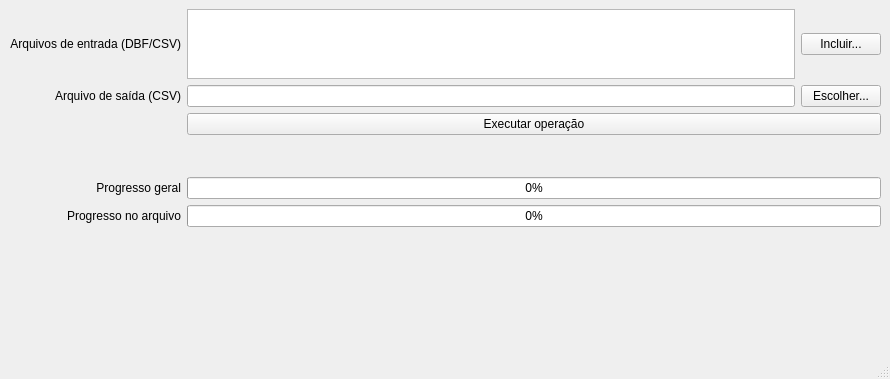
<?xml version="1.0" encoding="UTF-8"?>
<ui version="4.0">
 <class>MainWindow</class>
 <widget class="QMainWindow" name="MainWindow">
  <property name="geometry">
   <rect>
    <x>0</x>
    <y>0</y>
    <width>890</width>
    <height>379</height>
   </rect>
  </property>
  <property name="sizePolicy">
   <sizepolicy hsizetype="Preferred" vsizetype="Preferred">
    <horstretch>0</horstretch>
    <verstretch>0</verstretch>
   </sizepolicy>
  </property>
  <property name="windowTitle">
   <string>Augmented SIM</string>
  </property>
  <property name="locale">
   <locale language="Portuguese" country="Brazil"/>
  </property>
  <widget class="QWidget" name="centralwidget">
   <layout class="QGridLayout" name="gridLayout" rowstretch="4,1,1,1,1,1,1,1,1" columnstretch="2,5,2,0">
    <item row="5" column="1" colspan="3">
     <widget class="QProgressBar" name="pbar_current">
      <property name="value">
       <number>0</number>
      </property>
     </widget>
    </item>
    <item row="5" column="0">
     <widget class="QLabel" name="label_current_progress">
      <property name="text">
       <string>Progresso no arquivo</string>
      </property>
      <property name="alignment">
       <set>Qt::AlignRight|Qt::AlignTrailing|Qt::AlignVCenter</set>
      </property>
     </widget>
    </item>
    <item row="0" column="3">
     <widget class="QPushButton" name="btn_file1">
      <property name="sizePolicy">
       <sizepolicy hsizetype="Preferred" vsizetype="Fixed">
        <horstretch>0</horstretch>
        <verstretch>0</verstretch>
       </sizepolicy>
      </property>
      <property name="maximumSize">
       <size>
        <width>100</width>
        <height>16777215</height>
       </size>
      </property>
      <property name="text">
       <string>Incluir...</string>
      </property>
     </widget>
    </item>
    <item row="8" column="0" colspan="4">
     <widget class="QLabel" name="label_msg">
      <property name="sizePolicy">
       <sizepolicy hsizetype="Preferred" vsizetype="Preferred">
        <horstretch>0</horstretch>
        <verstretch>0</verstretch>
       </sizepolicy>
      </property>
      <property name="text">
       <string/>
      </property>
      <property name="alignment">
       <set>Qt::AlignCenter</set>
      </property>
     </widget>
    </item>
    <item row="4" column="0">
     <widget class="QLabel" name="label_overall_progress">
      <property name="text">
       <string>Progresso geral</string>
      </property>
      <property name="alignment">
       <set>Qt::AlignRight|Qt::AlignTrailing|Qt::AlignVCenter</set>
      </property>
     </widget>
    </item>
    <item row="0" column="0">
     <widget class="QLabel" name="label_file1">
      <property name="text">
       <string>Arquivos de entrada (DBF/CSV)</string>
      </property>
      <property name="alignment">
       <set>Qt::AlignRight|Qt::AlignTrailing|Qt::AlignVCenter</set>
      </property>
     </widget>
    </item>
    <item row="4" column="1" colspan="3">
     <widget class="QProgressBar" name="pbar_overall">
      <property name="value">
       <number>0</number>
      </property>
     </widget>
    </item>
    <item row="0" column="1" colspan="2">
     <widget class="QListWidget" name="list_infile1">
      <property name="sizePolicy">
       <sizepolicy hsizetype="Expanding" vsizetype="Preferred">
        <horstretch>0</horstretch>
        <verstretch>0</verstretch>
       </sizepolicy>
      </property>
      <property name="dragDropMode">
       <enum>QAbstractItemView::InternalMove</enum>
      </property>
     </widget>
    </item>
    <item row="1" column="0">
     <widget class="QLabel" name="label_outfile1">
      <property name="text">
       <string>Arquivo de saída (CSV)</string>
      </property>
      <property name="alignment">
       <set>Qt::AlignRight|Qt::AlignTrailing|Qt::AlignVCenter</set>
      </property>
     </widget>
    </item>
    <item row="1" column="3">
     <widget class="QPushButton" name="btn_outfile1">
      <property name="sizePolicy">
       <sizepolicy hsizetype="Preferred" vsizetype="Fixed">
        <horstretch>0</horstretch>
        <verstretch>0</verstretch>
       </sizepolicy>
      </property>
      <property name="maximumSize">
       <size>
        <width>100</width>
        <height>16777215</height>
       </size>
      </property>
      <property name="text">
       <string>Escolher...</string>
      </property>
     </widget>
    </item>
    <item row="2" column="1" colspan="3">
     <widget class="QPushButton" name="btn_execute">
      <property name="text">
       <string>Executar operação</string>
      </property>
     </widget>
    </item>
    <item row="6" column="1" colspan="3">
     <widget class="QLabel" name="label_current_file">
      <property name="text">
       <string/>
      </property>
      <property name="alignment">
       <set>Qt::AlignRight|Qt::AlignTrailing|Qt::AlignVCenter</set>
      </property>
     </widget>
    </item>
    <item row="1" column="1" colspan="2">
     <widget class="QLineEdit" name="edit_outfile1"/>
    </item>
   </layout>
  </widget>
  <widget class="QStatusBar" name="statusbar"/>
 </widget>
 <resources/>
 <connections/>
</ui>
